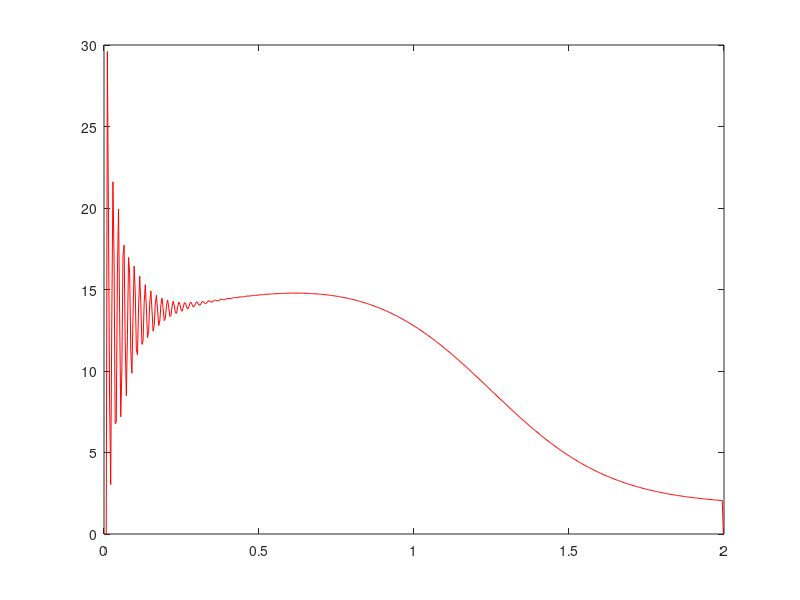

Reproduce this figure in MATLAB.
clc;
clear all;



%As a general rule, your dt should be small enough that the variables you're simulating do not change drastically within each time step.
% 0.0001


dt = 0.0036; % time step
tend = 2; % end time
t= 0:dt:tend;
[n, size_t] = size(t);
% 1. Specify input variables: Va(t), Vb(t), Vc(t), and TL(t)
f=60;
TL = 1.760771; % replace with the actual function
% 2. Specify initial conditions: θ0, ω0, t0=0, [ψs]0, [ψr]0
phis  = zeros(3,1,size_t); % initial psi_s
phir = zeros(3,1,size_t); % initial psi_r
Labcsr =  zeros(3,3,size_t);
Labcrs =  zeros(3,3,size_t);
Ir = zeros(3,1, size_t);
Is = zeros(3,1, size_t);
Te = zeros(1,size_t);
Va = zeros(1,size_t);
Vb = zeros(1,size_t);
Vc = zeros(1,size_t);
Vs = zeros(3,1,size_t);
%5. Specify constants
Rs = 0.1535;
Rr = 0.08175;
% Xls = 0.754;
% Xm =26.13;
% Xlr =0.754;
% Lls = Xls/(2*pi*f);
% Llr = Xlr/(2*pi*f);
% Lms = Xm/(2*pi*f);
% Lmr = Lms;
Lls = 0.27527e-3;
Llr = 0.27527e-3;
Lm = 3.6514e-3;
Lms =(2/3)*Lm;
P = 4;
B=0;
J=0.0889;
Vm = 29.39;
N = 1;
R1 = [Rs 0 0; 0 Rs 0; 0 0 Rs];
R2 = [Rr 0 0; 0 Rr 0; 0 0 Rr];
Labcs = [Lls+Lms,                  -0.5*Lms,                  -0.5*Lms;
       -0.5*Lms,                    Lls+Lms,                  -0.5*Lms;
       -0.5*Lms,                  -0.5*Lms,                   Lls+Lms ];

Labcr = [Llr+Lms,                  -0.5*Lms,                  -0.5*Lms;
    -0.5*Lms,                    Llr+Lms,                  -0.5*Lms;
    -0.5*Lms,                  -0.5*Lms,                   Llr+Lms ];


% 3. Specify simulation time step and end: Δt, tend
theta = zeros(1,size_t);
omega = zeros(1,size_t);


for i = 1: size_t
    if i > 1
        Labcsr= [Lms*cos(theta(i-1)),           Lms*cos(theta(i-1)+(2*pi/3)),    Lms*cos(theta(i-1)-(2*pi/3));
            Lms*cos(theta(i-1)-2*pi/3),     Lms*cos(theta(i-1)),            Lms*cos(theta(i-1)+(2*pi/3));
            Lms*cos(theta(i-1)+(2*pi/3)),   Lms*cos(theta(i-1)-(2*pi/3)),    Lms*cos(theta(i-1))];
        Labcrs = (Labcsr)';
        % 13. Differentiation
        Labcsrdiff = [-Lms*sin(theta(i-1)),             -Lms*sin(theta(i-1)+(2*pi/3)),    -Lms*sin(theta(i-1)-(2*pi/3));
            -Lms*sin(theta(i-1)-2*pi/3),     -Lms*sin(theta(i-1)),             -Lms*sin(theta(i-1)+(2*pi/3));
            -Lms*sin(theta(i-1)+(2*pi/3)),   -Lms*sin(theta(i-1)-(2*pi/3)),    -Lms*sin(theta(i-1))];
        Labcrsdiff =  (Labcsrdiff)';
        % 6. Calculate current vectors [Is]i-1 and [Ir]i-1 using (23) and (24)
         Ir(:, : , i-1)= ((inv(Labcr-((Labcsr)'*inv(Labcs)*Labcsr)))*(N*phir(:,:,i-1) - ((Labcsr)'*inv(Labcs)*phis(:,:,i-1))));
         % Ir(:, : , i-1) = inv(Labcrs*Labcsr-Labcr)*(((Labcrs*inv(Labcs)*phis(:,:,i-1))-phir(:,:,i-1));
         Is(:, :, i-1) = (inv(Labcs)*phis(:,:,i-1))-(inv(Labcs)*Labcsr*Ir(:,:,i-1));
        
        % 7. Calculate induced torque Te,i-1
        % Te(i-1) = (((0.5*(Is(:,:,i-1))'* Labcsrdiff*(Ir(:,:,i-1)))+(0.5*(Ir(:,:,i-1))'* Labcrsdiff*(Is(:,:,i-1)))));
         Te(i-1) = (P/2)*((Is(:,:,i-1))'* Labcsrdiff*(Ir(:,:,i-1)));
        % %12. Calculate Voltges
        Va(i) = Vm*sin(2*pi*f*t(i)); % replace with the actual function
        Vb(i) = Vm*sin(2*pi*f*t(i)-(120*pi/180)); % replace with the actual function
        Vc(i) = Vm*sin(2*pi*f*t(i)+(120*pi/180));
        Vs(:, :, i) = [Va(i);Vb(i);Vc(i)];
        % 8. Calculate flux linkage vectors [ψs]i and [ψr]i using (21) and (22)
        phis(:,:,i) = ((Vs(:, :, i-1)-(R1*Is(:,:,i-1))))*dt + phis(:,:,i-1);
        phir(:,:,i)= (-(R2*Ir(:,:,i-1))*dt*(1/N)) + phir(:,:,i-1);
        
        % 9. Calculate rotor angular speed ωi and position θi using (25) and 26
        omega(i) = ((((((1/(J))*(Te(i-1)- TL)))*dt*(P/2))) + omega(i-1));
        % omega(i) = (1/J*(Te(i-1)-TL-((B/J)*(omega(i)))))*dt + omega(i-1);
        theta(i) = ((omega(i)*dt)+ theta(i-1));
        
        % 10. ti=ti-1+Δt
        % t(i) = t(i-1) + dt;
    end
end

% Extract the data for each phase
I = Is;
Ir_A = squeeze(I(1,1,:));
Ir_B = squeeze(I(2,1,:));
Ir_C = squeeze(I(3,1,:));

% Create a time vector to represent the time steps at which each current reading was taken
time_vector = dt:dt:size_t*dt;

%Create the plot
figure;
plot(time_vector, Ir_A, 'r'); % Plot Phase A in red
hold on;
plot(time_vector, Ir_B, 'g'); % Plot Phase B in green
plot(time_vector, Ir_C, 'b'); % Plot Phase C in blue
hold off; 
% Label the plot
title('Current Over Time for Each Phase');
xlabel('Time (s)');
ylabel('Current (A)');
legend('Phase A', 'Phase B', 'Phase C');
grid on;
% ylim([-50,50])

omega_2 = (((omega)*(2/P))*60)/(2*pi);
  plot(t,Te,'red')
% grid on
%plot(omega_2,Te,'red')
  % plot(t,omega_2)
 % grid on;
% plot(t,theta)
